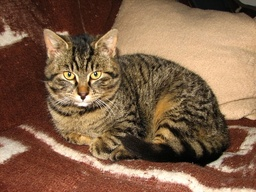
#> input picture images/cat.jpg, 256 x 192 px, shrunk from 800 x 600 before the run
$ python main.py
#> lines starting #> are read from the running program, lines starting #| are printed output that depends on the picture
import numpy as np
from PIL import Image

import kernels


class Kernel:
    def __init__(self, kernel):
        self.kernel = kernel
        self.height = self.h = len(kernel)
        self.width = self.w = len(kernel[0])


class Picture:
    def __init__(self, filename=None, rgb=None):
#> called with filename = 'images/cat.jpg'
        if filename:
            pil_img = Image.open(filename)
#> pil_img is the input picture: PIL image 256x192 RGB; mean R, G, B 131.1, 98.6, 73.3
            self.img = pil_img
            self.rgb = np.array(pil_img.getdata(), dtype=np.int8).reshape(pil_img.height, pil_img.width, 3)
        else:
            self.img = Image.fromarray(rgb)
            self.rgb = rgb
        self.r, self.g, self.b = self.rgb[:, :, 0], self.rgb[:, :, 1], self.rgb[:, :, 2]
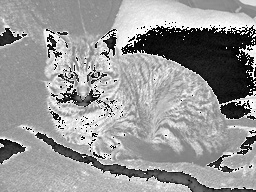
#> self.b: shape (192, 256) int8; min -128, max 127, mean 22.5; drawn with min black and max white
        self.grayscale = 0.299*self.r + 0.587*self.g + 0.114*self.b
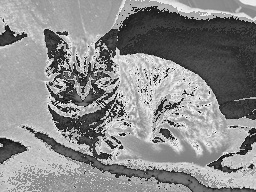
#> self.grayscale: shape (192, 256) float64; min -118.3, max 122.9, mean 12.7; drawn with min black and max white
        self.height = self.h = len(self.rgb)
#> self.height = 192; self.h = 192
        self.width = self.w = len(self.rgb[0])
#> self.width = 256; self.w = 256

    @classmethod
    def from_rgb(cls, rgb):
        return cls(rgb=rgb)

    @staticmethod
    def save_img(img, filename):
        arr = np.asarray(img, dtype=np.uint8)
        pil_img = Image.fromarray(arr)
        pil_img.save(filename, format='png')

    @staticmethod
    def create_img(height, width, color):
        result = [None] * height
        for i in range(len(result)):
            result[i] = [color] * width
        return result

    @staticmethod
    def pad_array(arr, k_height, k_width, pad=0):
#> called with k_height = 3, k_width = 3, pad = 0
        return np.pad(arr, ((k_height//2,), (k_width//2,)), constant_values=pad)

    @staticmethod
    def get_grid(arr, x, y, height, width):
        return arr[x - height//2:x + height//2 + 1, y - width//2:y + width//2 + 1]

    def apply_kernel(self, arr, kernel):
        arr = self.pad_array(arr, kernel.h, kernel.w)
        new_arr = np.zeros_like(arr)
        for x in range(kernel.h//2, len(new_arr) - kernel.h//2):
            for y in range(kernel.w//2, len(new_arr[0]) - kernel.w//2):
                grid = self.get_grid(arr, x, y, kernel.h, kernel.w)
                new_arr[x, y] = np.sum(grid * kernel.kernel)
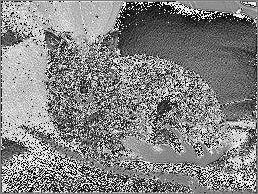
#> new_arr: shape (194, 258) int8; min -128, max 127, mean 3.5; drawn with min black and max white
        return new_arr[kernel.h//2:-kernel.h//2, kernel.w//2:-kernel.w//2]
#> returned value: shape (191, 255) int8

    def filter(self, kernel):
        r = self.apply_kernel(self.r, kernel)
        g = self.apply_kernel(self.g, kernel)
#> after the loop in apply_kernel (call 2), `for x in range(kernel.h//2, len(new_arr) - kernel.h//2):`:
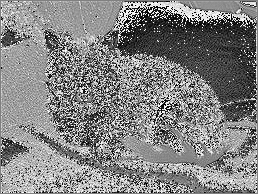
#> new_arr: shape (194, 258) int8; min -128, max 127, mean 2.3; drawn with min black and max white
        b = self.apply_kernel(self.b, kernel)
#> after the loop in apply_kernel (call 3), `for x in range(kernel.h//2, len(new_arr) - kernel.h//2):`:
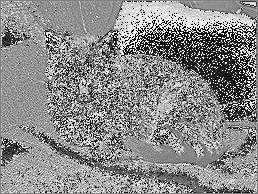
#> new_arr: shape (194, 258) int8; min -128, max 127, mean 9.3; drawn with min black and max white
#> in apply_kernel (call 3), `return new_arr[kernel.h//2:-kernel.h//2, kernel.w//2:-kernel.w//2]`:
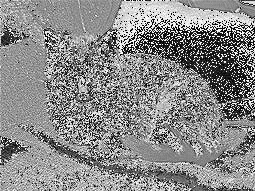
#> returned value: shape (191, 255) int8; min -128, max 127, mean 9.5; drawn with min black and max white
        rgb = np.stack((r, g, b), axis=-1)
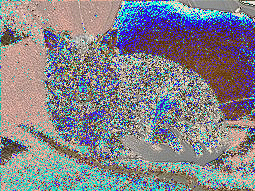
#> rgb: shape (191, 255, 3) int8; mean of channels 0, 1, 2 3.7, 2.3, 9.5; drawn with min black and max white
        return rgb


if __name__ == '__main__':
    pic = Picture('images/cat.jpg')
    test_kernel = Kernel(kernels.sharpen)
    blurred_arr = pic.filter(test_kernel)
    Picture.save_img(blurred_arr, 'DoesThisWork.png')

$ run again, with images/png_test_3.png saved as images/cat.jpg
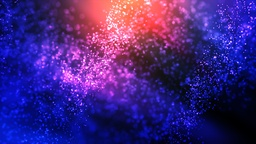
#> input picture images/png_test_3.png, 256 x 144 px, shrunk from 960 x 540 before the run
#> in __init__, pil_img is the input picture: PIL image 256x144 RGB; mean R, G, B 65.8, 37.1, 128.3
#> in __init__, `self.grayscale = 0.299*self.r + 0.587*self.g + 0.114*self.b`:
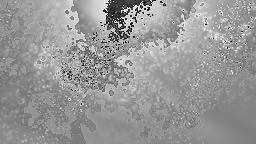
#> self.grayscale: shape (144, 256) float64; min -111.1, max 111.8, mean 21.1; drawn with min black and max white
#> self.height = 144
#> self.width = 256
#> in filter, `rgb = np.stack((r, g, b), axis=-1)`:
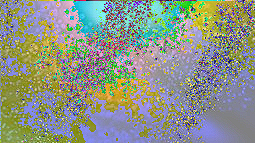
#> rgb: shape (143, 255, 3) int8; mean of channels 0, 1, 2 12.4, 20.3, 8.1; drawn with min black and max white
